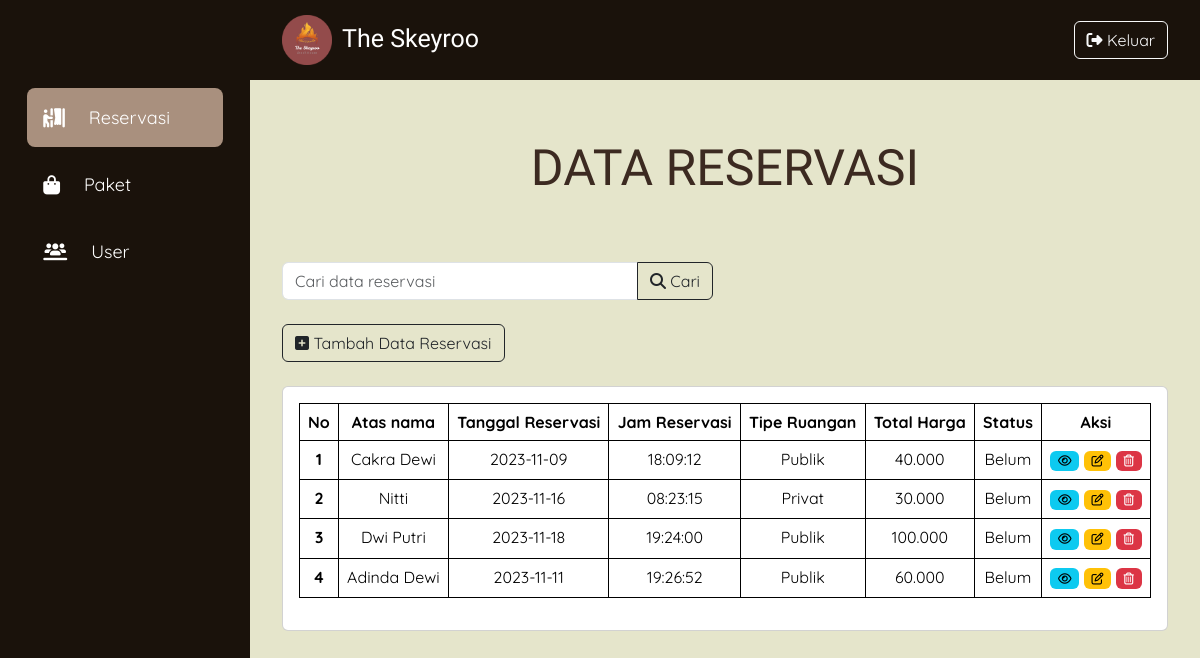
/public/admin (signed in), run on the app's committed database.
### tables this page shows
CREATE TABLE `reservasi` (
  `id` int(11) NOT NULL,
  `atas_nama` varchar(255) NOT NULL,
  `tanggal_reservasi` date NOT NULL,
  `jam_reservasi` time NOT NULL,
  `tipe_ruangan` varchar(50) NOT NULL,
  `total_harga` varchar(255) NOT NULL,
  `status_bayar` varchar(255) NOT NULL
);

### app/core/Controller.php (called while the page is built, shortened)
<?php
class Controller{
    public function view($view, $data = []){
        require_once '../app/view/' . $view . '.php';
    }
    public function model($model, $data = []){
        return new $model;
    }
}

### app/controller/Admin.php (called while the page is built, shortened)
<?php
class Admin extends Controller {
    public function index()
    {
        $data['judul'] = 'Reservasi Ruangan';
        $data['reservasi'] = $this->model('reservasi_model')->getAllReservasi();
        $this->view('template/headerAdmin', $data);
        $this->view('admin/index', $data);
        $this->view('template/footer', $data);
    }
}

### app/core/App.php (called while the page is built, shortened)
<?php
class App {
    protected $method = 'index';
    protected $params =  [];
    public function __construct(){
        $this->controller = new $this->controller;
        call_user_func_array([$this->controller, $this->method], $this->params);
    }
}

### public/index.php (called while the page is built, shortened)
<?php
$app = new App;

### app/core/Database.php (called while the page is built, shortened)
<?php
class Database {
    private $host = DB_HOST;
    private $user = DB_USER;
    private $pass = DB_PASS;
    private $db_name = DB_NAME;
    private $dbh;
    private $stmt;
    public function __construct()
    {
        $dsn = 'mysql:host=' . $this->host . ';dbname=' . $this->db_name;
        $option = [
            PDO::ATTR_PERSISTENT => true,
            PDO::ATTR_ERRMODE => PDO::ERRMODE_EXCEPTION
        ];
        try{
            $this->dbh = new PDO($dsn, $this->user, $this->pass, $option);
        } catch(PDOException $e){
            die($e->getMessage());
        }
    }
    public function query($query) {
        $this->stmt = $this->dbh->prepare($query);
    }
    public function execute() {
        $this->stmt->execute();
    }
    public function resultSet() {
        $this->execute();
        return $this->stmt->fetchAll(PDO::FETCH_ASSOC);
    }
}

### app/models/reservasi_model.php (called while the page is built, shortened)
<?php
class reservasi_model {
    private $table = 'reservasi';
    private $db;
    public function __construct() {
        $this->db = new Database;
    }
    public function getAllReservasi()
    {
      $this->db->query('SELECT * FROM ' . $this->table);
      return $this->db->resultSet();
    }
}

### app/view/admin/index.php (the view, shortened to what this page needs)
<link rel="stylesheet" href="<?= BASEURL; ?>/css/admin.css">
<main class="full-page">
        <div class="container">
            <h1 class="heading pt-5 pb-3 text-center">DATA RESERVASI</h1>
            <div class="row mt-5 mb-2">
              <div class="col-lg-6">
                <form action="<?=BASEURL; ?>/admin/cari" method="post">
                  <div class="input-group mb-3">
                    <input type="text" class="form-control" placeholder="Cari data reservasi" name="keyword" id="keyword" autocomplete="off">
                    <button class="btn btn-outline-dark" type="submit" id="tombolCari"><i class="fa-solid fa-magnifying-glass"></i> Cari</button>
                  </div>
                </form>
              </div>
            </div>
            <button type="button" class="btn btn-outline-dark tombolTambahData" data-bs-toggle="modal" data-bs-target="#exampleModal"><i class="fa-solid fa-square-plus"></i> Tambah Data Reservasi</button>
            <div class="card mt-2 mb-4">
                <div class="card-body">
                    <table class="table">
                        <thead>
                            <tr>
                                <th scope="col" class="text-center" style="border-color: black; border-width:1px">No</th>
                                <th scope="col" class="text-center" style="border-color: black; border-width:1px">Atas nama</th>
                                <th scope="col" class="text-center" style="border-color: black; border-width:1px">Tanggal Reservasi</th>
                                <th scope="col" class="text-center" style="border-color: black; border-width:1px">Jam Reservasi</th>
                                <th scope="col" class="text-center" style="border-color: black; border-width:1px">Tipe Ruangan</th>
                                <th scope="col" class="text-center" style="border-color: black; border-width:1px">Total Harga</th>
                                <th scope="col" class="text-center" style="border-color: black; border-width:1px">Status</th>
                                <th scope="col" class="text-center" style="border-color: black; border-width:1px">Aksi</th>
                            </tr>
                        </thead>
                        <?php $i = 1;?>
                        <?php foreach( $data['reservasi'] as $reservasi) :?>
                        <tr>
                            <th scope="row" class="text-center" style="border-color: black; border-width:1px"><?= $i;?></th>
                            <td class="text-center" style="border-color: black; border-width:1px"><?= $reservasi['atas_nama']; ?></td>
                            <td class="text-center" style="border-color: black; border-width:1px"><?= $reservasi['tanggal_reservasi']; ?></td>
                            <td class="text-center" style="border-color: black; border-width:1px"><?= $reservasi['jam_reservasi']; ?></td>
                            <td class="text-center" style="border-color: black; border-width: 1px"><?= $reservasi['tipe_ruangan']; ?></td>
                            <td class="text-center" style="border-color: black; border-width:1px"><?= $reservasi['total_harga']; ?></td>
                            <td class="text-center" style="border-color: black; border-width:1px"><?= $reservasi['status_bayar']; ?></td>
                            <td class="text-center" style="border-color: black; border-width:1px">
                            <a href="<?= BASEURL; ?>/admin/detail/<?= $reservasi['id']; ?>" class="badge text-bg-info ml-1"><i class="fa-regular fa-eye"></i></a>
                            <a href="<?= BASEURL; ?>/admin/ubah/<?= $reservasi['id']; ?>" class="badge text-bg-warning ml-1 tampilModalUbah" data-bs-toggle="modal" data-bs-target="#exampleModal" data-id="<?= $reservasi['id']; ?>"><i class="fa-regular fa-pen-to-square"></i></a>
                            <a href="<?= BASEURL; ?>/admin/hapus/<?= $reservasi['id']; ?>" class="badge text-bg-danger ml-1" onclick="return confirm('Yakin Ingin Menghapus?');"><i class="fa-regular fa-trash-can"></i></a></td>
                        </tr>
                        <?php $i++ ?>
                        <?php endforeach; ?>
                    </table>
                </div>
            </div>
        </div>
</main>
<div class="sidebar">
    <div class="logo">
    </div>
    <ul class="menu">
      <li class="active">
        <a href="#">
          <i class="fas fa-solid fa-person-booth"></i>
          <span class="nav-item">Reservasi</span>
        </a>
      </li>
        <li>
        <a href="<?= BASEURL; ?>/admin/paket">
          <i class="fas fa-solid fa-bag-shopping"></i>
          <span class="nav-item">Paket</span>
        </a>
      </li>
      <li>
        <a href="<?= BASEURL; ?>/admin/user">
          <i class="fas fa-solid fa-users-line"></i>
          <span class="nav-item">User</span>
        </a>
      </li>
    </ul>
  </div>

### app/view/template/headerAdmin.php (shortened to what this page needs)
<!DOCTYPE html>
<html lang="en">
<head>
    <link rel="stylesheet" href="https://cdn.jsdelivr.net/npm/bootstrap@5.3.2/dist/css/bootstrap.min.css">
    <link rel="stylesheet" href="<?= BASEURL; ?>/css/style.css">
    <link rel="stylesheet" href="https://cdnjs.cloudflare.com/ajax/libs/font-awesome/6.4.0/css/all.min.css"
 />
</head>
<body>
<nav class="navbar navbar-expand-lg">
  <div class="container-fluid">
    <a class="navbar-brand" href="<?= BASEURL; ?>/view/home/index.php"><img src="<?= BASEURL; ?>/img/logopwpb.png" alt="" width="60px" style="padding-right: 10px;">The Skeyroo</a>
    <div class="collapse navbar-collapse justify-content-md-end" id="navbarNav">
      <ul class="navbar-nav">
        <a type="button" class="btn btn-outline-light" href="<?= BASEURL; ?>/home/prosesLogout"><i class="fa-solid fa-right-from-bracket"></i> Keluar</a>
      </ul>
    </div>
  </div>
</nav>

### app/view/template/footer.php (shortened to what this page needs)
</body>
</html>

### public/css/style.css (style rules this page uses)
body { font-family: 'Quicksand', sans-serif; background-color: #FFF; }
.navbar { background-color: #1A120B; }
.navbar-brand { font-family: 'Kaushan Script', cursive; font-size: 25px; color: white; }
.nav-item { font-size: 18px; }

### public/css/admin.css (style rules this page uses)
body { background-color: #E5E5CB; }
.navbar { background-color: #1A120B; color: white; padding: 10px 20px; position: fixed; top: 0; right: 0; left: 250px; z-index: 1; }
.navbar-brand { font-family: 'Kaushan Script', cursive; font-size: 25px; }
.nav-item { font-size: 18px; }
.container .heading { font-family: 'Lilita One', sans-serif; font-size: 50px; color: #3c2a21; margin-top: 70px; }
.sidebar { position: fixed; top: 0; left: 0; bottom: 0; width: 250px; padding: 0 1.7rem; color: #fff; overflow: hidden; transition: all 0.5s linear; background: #1A120B; }
.logo { height: 80px; padding: 16px; }
.menu { height: 88%; position: relative; list-style: none; padding: 0; }
.menu li { padding: 1rem; margin: 8px 0; border-radius: 8px; transition: all 0.5 ease-in-out; }
.menu li:hover, .active { background: #A9907E; }
.menu a { color: #fff; font-size: 14px; text-decoration: none; display: flex; align-items: center; gap: 1.5rem; }
.menu a span { overflow: hidden; }
.menu a i { font-size: 1.2rem; }
.full-page { margin-left: 250px; padding: 20px; }

### app/view/template/headerAdmin.php (style rules this page uses)
.navbar { background-color: #1A120B; }

### data on the page
reservasi: atas_nama "Cakra Dewi", tanggal_reservasi "2023-11-09", jam_reservasi "18:09:12", tipe_ruangan "Publik", total_harga "40.000", status_bayar "Belum"
reservasi: atas_nama "Nitti", tanggal_reservasi "2023-11-16", jam_reservasi "08:23:15", tipe_ruangan "Privat", total_harga "30.000", status_bayar "Belum"
reservasi: atas_nama "Dwi Putri", tanggal_reservasi "2023-11-18", jam_reservasi "19:24:00", tipe_ruangan "Publik", total_harga "100.000", status_bayar "Belum"
reservasi: atas_nama "Adinda Dewi", tanggal_reservasi "2023-11-11", jam_reservasi "19:26:52", tipe_ruangan "Publik", total_harga "60.000", status_bayar "Belum"
